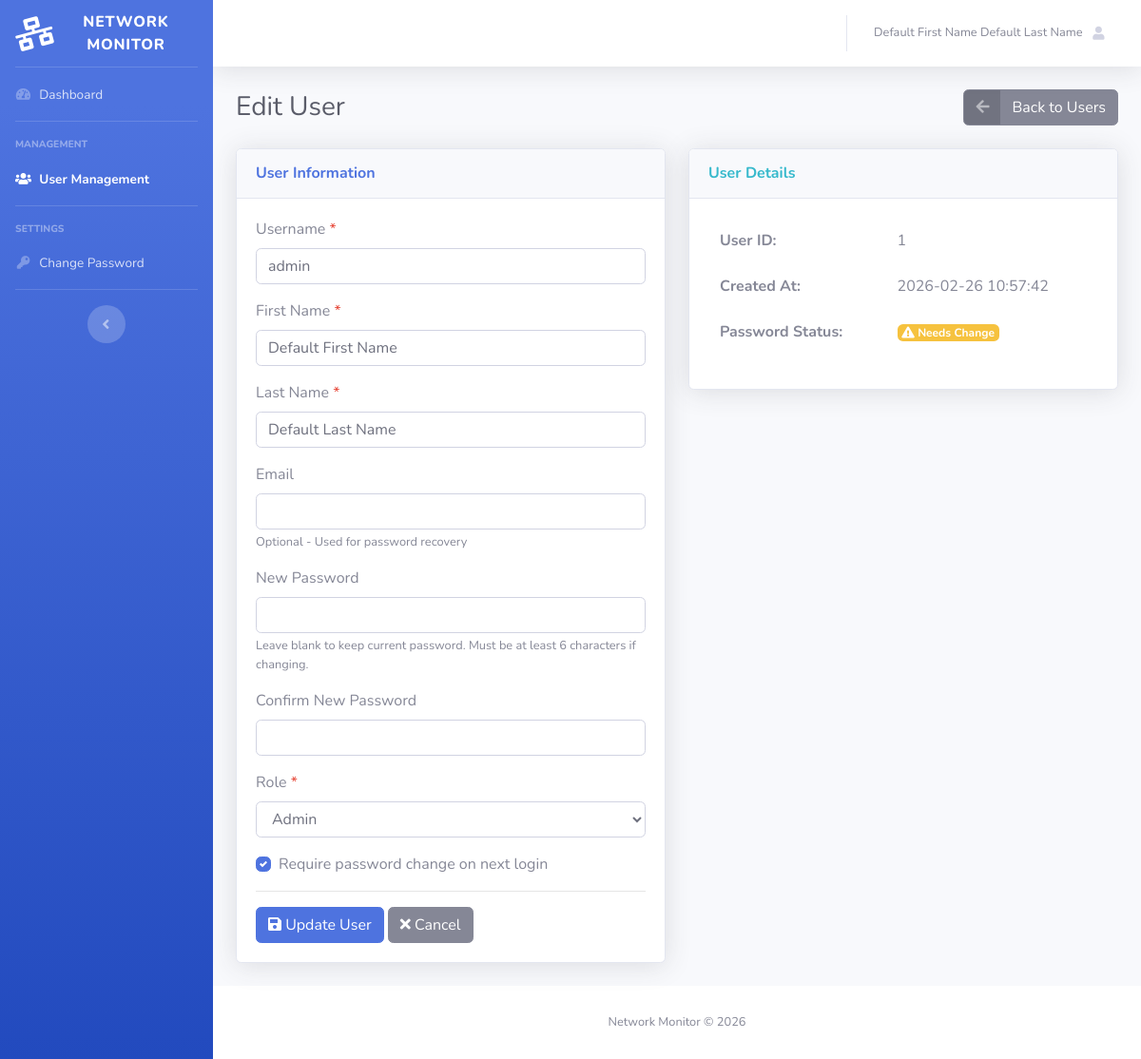
The page /user_edit.php?id=1 (signed in) on the database its author committed.
### tables this page shows
CREATE TABLE users (
            id INTEGER PRIMARY KEY AUTOINCREMENT,
            username TEXT NOT NULL UNIQUE,
            password_hash TEXT NOT NULL,
            first_name TEXT NOT NULL DEFAULT 'Default First Name',
            last_name TEXT NOT NULL DEFAULT 'Default Last Name',
            email TEXT,
            role TEXT NOT NULL DEFAULT 'admin',
            need_password_change INTEGER NOT NULL DEFAULT 1,
            created_at TEXT NOT NULL DEFAULT (datetime('now'))
        );

### user_edit.php (the view, shortened to what this page needs)
<?php
$user_id = intval($_GET['id'] ?? 0);
$pdo = db();
$stmt = $pdo->prepare("SELECT * FROM users WHERE id = :id");
$stmt->execute([':id' => $user_id]);
$user = $stmt->fetch(PDO::FETCH_ASSOC);
require_once __DIR__ . '/includes/header.php';
?>
    <div id="wrapper">
        <?php require_once __DIR__ . '/includes/sidebar.php'; ?>
        <div id="content-wrapper" class="d-flex flex-column">
            <div id="content">
                <?php require_once __DIR__ . '/includes/topbar.php'; ?>
                <div class="container-fluid">
                    <div class="d-sm-flex align-items-center justify-content-between mb-4">
                        <h1 class="h3 mb-0 text-gray-800">Edit User</h1>
                        <a href="users.php" class="btn btn-secondary btn-icon-split">
                            <span class="icon text-white-50">
                                <i class="fas fa-arrow-left"></i>
                            </span>
                            <span class="text">Back to Users</span>
                        </a>
                    </div>
                    <div class="row">
                        <div class="col-lg-6">
                            <div class="card shadow mb-4">
                                <div class="card-header py-3">
                                    <h6 class="m-0 font-weight-bold text-primary">User Information</h6>
                                </div>
                                <div class="card-body">
                                    <form method="POST" action="user_edit.php?id=<?php echo $user_id; ?>">
                                        <div class="form-group">
                                            <label for="username">Username <span class="text-danger">*</span></label>
                                            <input type="text" class="form-control" id="username"
                                                   name="username" required
                                                   value="<?php echo htmlspecialchars($user['username']); ?>">
                                        </div>
                                        <div class="form-group">
                                            <label for="first_name">First Name <span class="text-danger">*</span></label>
                                            <input type="text" class="form-control" id="first_name"
                                                   name="first_name" required
                                                   value="<?php echo htmlspecialchars($user['first_name']); ?>">
                                        </div>
                                        <div class="form-group">
                                            <label for="last_name">Last Name <span class="text-danger">*</span></label>
                                            <input type="text" class="form-control" id="last_name"
                                                   name="last_name" required
                                                   value="<?php echo htmlspecialchars($user['last_name']); ?>">
                                        </div>
                                        <div class="form-group">
                                            <label for="email">Email</label>
                                            <input type="email" class="form-control" id="email"
                                                   name="email"
                                                   value="<?php echo htmlspecialchars($user['email'] ?? ''); ?>">
                                            <small class="form-text text-muted">Optional - Used for password recovery</small>
                                        </div>
                                        <div class="form-group">
                                            <label for="password">New Password</label>
                                            <input type="password" class="form-control" id="password"
                                                   name="password" minlength="6">
                                            <small class="form-text text-muted">Leave blank to keep current password. Must be at least 6 characters if changing.</small>
                                        </div>
                                        <div class="form-group">
                                            <label for="confirm_password">Confirm New Password</label>
                                            <input type="password" class="form-control" id="confirm_password"
                                                   name="confirm_password" minlength="6">
                                        </div>
                                        <div class="form-group">
                                            <label for="role">Role <span class="text-danger">*</span></label>
                                            <select class="form-control" id="role" name="role" required>
                                                <option value="admin" <?php echo ($user['role'] === 'admin') ? 'selected' : ''; ?>>Admin</option>
                                            </select>
                                        </div>
                                        <div class="form-group">
                                            <div class="custom-control custom-checkbox">
                                                <label class="custom-control-label" for="need_password_change">
                                                    Require password change on next login
                                                </label>
                                            </div>
                                        </div>
                                        <hr>
                                        <button type="submit" class="btn btn-primary">
                                            <i class="fas fa-save"></i> Update User
                                        </button>
                                        <a href="users.php" class="btn btn-secondary">
                                            <i class="fas fa-times"></i> Cancel
                                        </a>
                                    </form>
                                </div>
                            </div>
                        </div>
                        <div class="col-lg-6">
                            <div class="card shadow mb-4">
                                <div class="card-header py-3">
                                    <h6 class="m-0 font-weight-bold text-info">User Details</h6>
                                </div>
                                <div class="card-body">
                                    <table class="table table-borderless">
                                        <tr>
                                            <th>User ID:</th>
                                            <td><?php echo htmlspecialchars($user['id']); ?></td>
                                        </tr>
                                        <tr>
                                            <th>Created At:</th>
                                            <td><?php echo htmlspecialchars($user['created_at']); ?></td>
                                        </tr>
                                        <tr>
                                            <th>Password Status:</th>
                                            <td>
                                                <?php if ($user['need_password_change']): ?>
                                                    <span class="badge badge-warning">
                                                        <i class="fas fa-exclamation-triangle"></i> Needs Change
                                                    </span>
                                                <?php else: ?>
                                                    <span class="badge badge-success">
                                                        <i class="fas fa-check"></i> Changed
                                                    </span>
                                                <?php endif; ?>
                                            </td>
                                        </tr>
                                    </table>
                                </div>
                            </div>
                        </div>
                    </div>
                </div>
            </div>
<?php require_once __DIR__ . '/includes/footer.php'; ?>

### rows shown on the page
users: username "admin", first_name "Default First Name", last_name "Default Last Name", role "Admin", id "1", created_at "2026-02-26 10:57:42"

### other values the page prints
$first_name . ' ' . $last_name "Default First Name Default Last Name"
